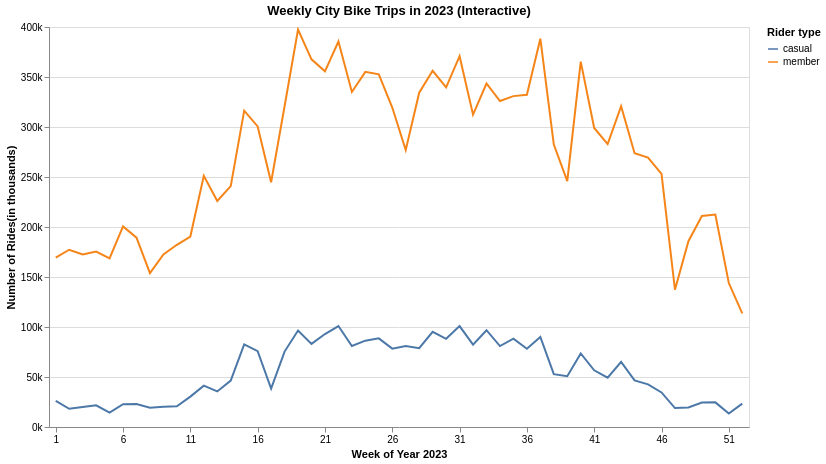

Notebook source saved alongside this figure:
### Markdown cell above
### 3.3.2.2 NYC Weekly Ride Patterns Interactive Line Chart

### Code cell
# dropdown options for bike type filter
bike_types_weekly = sorted(weekly_grouped["rideable_type"].unique().tolist())

bike_dropdown_weekly = alt.binding_select(
    options=bike_types_weekly,
    name="Bike type: "
)

# selection for bike type
bike_select_weekly = alt.selection_point(
    fields=["rideable_type"],
    bind=bike_dropdown_weekly,
    value=bike_types_weekly[0]     
)

# selection for rider type (member / casual) via legend
rider_select_weekly = alt.selection_point(
    fields=["member_casual"],
    bind="legend"
)

# weekly interactive line chart
weekly_chart = (
    alt.Chart(weekly_grouped)
        .mark_line()
        .encode(
            x=alt.X("week:O", title="Week of Year 2023", axis=alt.Axis(labelAngle=0, values=list(range(1, 53, 5)))),
            y=alt.Y("ride_count:Q", title="Number of Rides(in thousands)", axis=alt.Axis(format="~s")),
            color=alt.Color("member_casual:N", title="Rider type"),  # legend for selecting rider type
            tooltip=[
                alt.Tooltip("week:O", title="Week"),
                alt.Tooltip("rideable_type:N", title="Bike type"),
                alt.Tooltip("member_casual:N", title="Rider type"),
                alt.Tooltip("ride_count:Q", title="Number of Rides", format="~s"),
            ],
        )
        .add_params(bike_select_weekly, rider_select_weekly)
        .transform_filter(bike_select_weekly)
        .transform_filter(rider_select_weekly)
        .properties(
            width=700,
            height=400,
            title="Weekly City Bike Trips in 2023 (Interactive)",
        )
        .interactive()
)
weekly_chart

### Figure 1 — Vega-Lite specification as saved in the notebook (floating-point values rounded to 4 significant figures; data arrays with more than 128 entries replaced by an {"elided": "..."} marker saying what was removed)
{"config": {"view": {"continuousWidth": 300, "continuousHeight": 300}}, "data": {"name": "data-3cf81b0438a640f763196d4265000a43"}, "mark": {"type": "line"}, "encoding": {"color": {"field": "member_casual", "title": "Rider type", "type": "nominal"}, "tooltip": [{"field": "week", "title": "Week", "type": "ordinal"}, {"field": "rideable_type", "title": "Bike type", "type": "nominal"}, {"field": "member_casual", "title": "Rider type", "type": "nominal"}, {"field": "ride_count", "format": "~s", "title": "Number of Rides", "type": "quantitative"}], "x": {"axis": {"labelAngle": 0, "values": [1, 6, 11, 16, 21, 26, 31, 36, 41, 46, 51]}, "field": "week", "title": "Week of Year 2023", "type": "ordinal"}, "y": {"axis": {"format": "~s"}, "field": "ride_count", "title": "Number of Rides(in thousands)", "type": "quantitative"}}, "height": 400, "params": [{"name": "param_40", "select": {"type": "point", "fields": ["rideable_type"]}, "bind": {"input": "select", "options": ["classic_bike", "electric_bike"], "name": "Bike type: "}, "value": "classic_bike"}, {"name": "param_41", "select": {"type": "point", "fields": ["member_casual"]}, "bind": "legend"}, {"name": "param_42", "select": {"type": "interval", "encodings": ["x", "y"]}, "bind": "scales"}], "title": "Weekly City Bike Trips in 2023 (Interactive)", "transform": [{"filter": {"param": "param_40"}}, {"filter": {"param": "param_41"}}], "width": 700, "$schema": "https://vega.github.io/schema/vega-lite/v5.20.1.json", "datasets": {"data-3cf81b0438a640f763196d4265000a43": {"elided": "208 records"}}}
